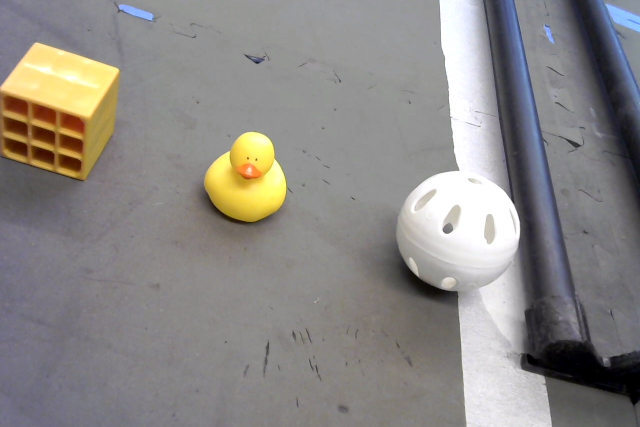
#> input picture pics/elements.jpg, 1280 x 853 px (shown at 1/2 size); its folder holds only this picture in this run
$ python main.py
#> lines starting #> are read from the running program, lines starting #| are printed output that depends on the picture; after the words box and inside, x2 and y2 are one past the last pixel; in counts of white or black regions, pixels touching at a corner belong together
### ImPrep.py
import math
from time import sleep
import cv2 as cv
import numpy as np
from matplotlib import pyplot as plt

from ImProc import ImProc


'''
this class prepares images to be processed by 'ImProc'

1. load the picture
2. resize the picture, downscaling it to ten percent
3. convert the picture's normal opencv color (BGR) to HLS
4. process the image targeting a specific HLS band of color
5. that hls band of color is saved to a new greyscale image which
    has that color significantly highlighted and the rest dimmed (the
    rest is dimmed as not to mess up the fourier transform)
'''
class ImPrep:
    def __init__(self):
        pass


    def loadpic(self, filename):
#> called with filename = 'elements.jpg'
        return cv.imread('./pics/' + filename, cv.IMREAD_UNCHANGED)
#> returned value is the input picture: shape (853, 1280, 3); mean B, G, R 133.1, 135.6, 138.9


    def resizePic(self, img, percent):
#> called with percent = 10
        width = int(img.shape[1] * percent / 100)
#> width = 128
        height = int(img.shape[0] * percent / 100)
#> height = 85
        dim = (width, height)
#> dim = (128, 85)
        # resize image
        return cv.resize(img, dim, interpolation = cv.INTER_AREA)
#> returned value: shape (85, 128, 3)

    def recolorHLS(self, img):
        return cv.cvtColor(img, cv.COLOR_BGR2HLS)

    def recolorGRAY(self, img):
        return cv.cvtColor(img, cv.COLOR_BGR2GRAY)

    def processForColorBGR(self, img, hmax=44, hmin=19, lmax=0.892, lmin=0.525, smax=1, smin=0.736):
#> called with hmax = 44, hmin = 19, lmax = 0.892, lmin = 0.525, smax = 1, smin = 0.736
        img = self.recolorHLS(img)
#> in recolorHLS, `return cv.cvtColor(img, cv.COLOR_BGR2HLS)`: returned value: shape (85, 128, 3); mean of channels 0, 1, 2 71.5, 135.9, 25.7
        newIm = self.recolorGRAY(img)
        for i in range(len(img)):
            for e in range(len(img[i])):
                j = img[i][e]
                print(j)
                if (
                    j[0] < hmax and j[0] > hmin and
                    j[1]/255 < lmax and j[1]/255 > lmin and
                    j[2]/255 < smax and j[2]/255 > smin ):
                    newIm[i][e] = 200
                else:
                    newIm[i][e] /= 1000 # setting to 0 messes up the forier transform
#> this loop made 85 passes
#> (printed output is left out)
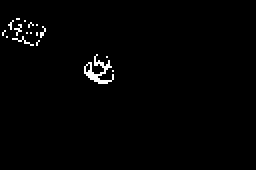
#> newIm: shape (85, 128) (shown 2 times larger); values 0 (black) and 200 (white), 1.3% white in thin lines or dots, all inside (x1, y1, x2, y2) = (1, 9, 57, 42)
#> in format_for_display, `return 20*np.log(np.abs(fshift))`:
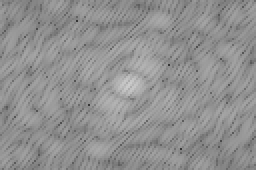
#> returned value: shape (85, 128) float64 (shown 2 times larger); min 53.05, max 204.5, mean 145.4

        return newIm


### ImProc.py
import numpy as np
from matplotlib import pyplot as plt
import cv2 as cv


'''
this class does all the hard work with processing the image

1. fourier transforms the input image
2. formats that transform for viewing
3. low pass filters the fourier transform (it gets rid of the fine details of the input leaving only blurry edges)
4. formats that low pass for viewing
5. takes the low pass and turns it back into a blurry form of the input
6. formats that de-fourier transformed image for viewing
5. takes the formatted low pass and calculates its discrete derivative (just imagive a derivative, but of an image)
6. formats the derivative for viewing

NOTE: there are some unused functions like bandpass, inv-bandpass, and highpass that are not used.
'''
class ImProc:
    def __init__(self):
        self.on = True

    def forier(self, arr):
        f = np.fft.fft2(arr)
        # transform the fft for better viewing
        fshift = np.fft.fftshift(f)
        return fshift

    def deforier(self, fshift):
        fushift = np.fft.ifftshift(fshift)
        fs = np.fft.ifft2(fushift)
        return fs
    #blur
    def lowpass(self, fshift, scale=10):
#> called with fshift = array of shape (85, 128), scale = 10
        i, e = 0, 0
        for i in range(len(fshift)):
            for e in range(len(fshift[i])):
                print(i, e, fshift[i][e])
                if pow(e-len(fshift[i])/2,2)+pow(i-len(fshift)/2,2)>scale:
                    fshift[i][e] = 0.001
        return fshift

    #derivative
    # [28 lines left out: functions bandpass, invbandpass, highpass, not called in this run]

    def format_for_display(self, fshift):
        return 20*np.log(np.abs(fshift))

    def imgDerivative(self, demag_spec):
        scale = 1
        delta = 0
        ddepth = cv.CV_16S
        grad_x = cv.Sobel(demag_spec, ddepth, 1, 0, ksize=3, scale=scale, delta=delta, borderType=cv.BORDER_DEFAULT)
        grad_y = cv.Sobel(demag_spec, ddepth, 0, 1, ksize=3, scale=scale, delta=delta, borderType=cv.BORDER_DEFAULT)

        abs_grad_x = cv.convertScaleAbs(grad_x)
        abs_grad_y = cv.convertScaleAbs(grad_y)
        derivative = cv.addWeighted(abs_grad_x, 0.5, abs_grad_y, 0.5, 0)
        return derivative

### ImMaxer.py
import math
import heapq


'''
this class takes a processed image and it's derivative and finds the points that an object is over

1. loop through the derivative looking for points in which
    d/dx = 0 but f(x) is high (this means that you look for a
    point at which there is a bright color and is in the middle of
    a pseudo-elliptical gradient created by the blurred color)
2. append each of those coordinates and values to a list
3. loop through those maxes and choose the largest ones
4. create an image to display what we have found
'''
class ImMaxer:
    def __init__(self):
        pass

    def maxValues(self, derivative, demag_spec, number, threshold):
        allMaxes = []
        maxCoords = []
        for i in range(len(derivative)):
            for e in range(len(derivative[i])):
                if derivative[i][e] >= 0 and derivative[i][e] <= 1: # possibly switch to within a threshold of zero if it works better that way
                    if demag_spec[i][e] >= threshold:
                        maxCoords.append([e, i])
                        allMaxes.append(abs(math.floor(demag_spec[i][e])))
                        print('mc: ', demag_spec[i][e])
        selectedMaxes = []
        for i in range(number):
            #selectedMaxes.append(heapq.nlargest(number, range(len(allMaxes)), key=allMaxes.__getitem__))
            if(len(heapq.nlargest(number, range(len(allMaxes)), key=allMaxes.__getitem__)) > i):
                idx = heapq.nlargest(number, range(len(allMaxes)), key=allMaxes.__getitem__)[i]
                selectedMaxes.append(maxCoords[idx])
                print('sel!')
        print(allMaxes)
        print(selectedMaxes)
        return selectedMaxes


    def createMaxesImage(self, newImg, selectedMaxes):
        emt=[]
        for i in range(len(newImg)):
            newList = []
            for e in range(len(newImg[0])):
                newList.append(0)
            emt.append(newList)

        for i in selectedMaxes:
            emt[i[1]][i[0]] = 255
        return emt

    def noDupes(self, selectedMaxes, distance):
        for targetMax in selectedMaxes:
            for otherMaxes in selectedMaxes:
                if targetMax == otherMaxes: continue

                if abs(targetMax[0]-otherMaxes[0]) <= distance or abs(targetMax[1]-otherMaxes[1]) <= distance:
                    selectedMaxes.remove(otherMaxes)

        return selectedMaxes


### main.py
import cv2 as cv
import numpy as np
from matplotlib import pyplot as plt
from ImMaxer import ImMaxer
from ImPrep import ImPrep
from ImProc import ImProc

'''
this program takes an image and finds where objects of a certain color are in frame

it uses fft applied to images and filters on their transforms

this program I consider relatively fast for python, especially considering the
alternative being checking each pixel then applying kernel based processing

NOTE: make sure all your libraries are installed before running, this includes the
      ones that are in 'ImMaxer.py' 'ImPrep.py' and 'ImProc.py'
'''

# for later when rendering images
fig = plt.figure()
def loadim(arr, title, x, y, num):
    ax = fig.add_subplot(y,x,num)
    ax.imshow(arr, cmap='gray')
    plt.title(title)
    plt.xticks([])
    plt.yticks([])

# prepare image
prep = ImPrep()

img = prep.loadpic("elements.jpg")

resized = prep.resizePic(img, 128/len(img[0]) * 100 )

newIm = prep.processForColorBGR(resized)

print('forier')

# do the fft shit
proc = ImProc()

fshift = proc.forier(newIm)

premag_spec = proc.format_for_display(fshift)

# processing (low pass for blur)
lshift = proc.lowpass(fshift=fshift, scale=10)
magnitude_spectrum = proc.format_for_display(lshift)

# defft
fs = proc.deforier(lshift)
demag_spec = np.abs(fs) # this returns negative values, so abs
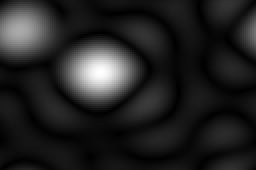
#> demag_spec: shape (85, 128) float64 (shown 2 times larger); min 0.0153, max 39.6, mean 5.4; drawn with min black and max white


# calculte the derivative of the image (https://docs.opencv.org/3.4/d2/d2c/tutorial_sobel_derivatives.html)
derivative = proc.imgDerivative(demag_spec)
#> in imgDerivative, `grad_x = cv.Sobel(demag_spec, ddepth, 1, 0, ksize=3, scale=scale, delt..`:
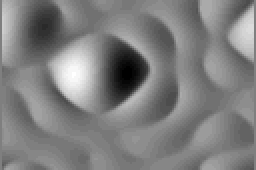
#> grad_x: shape (85, 128) int16 (shown 2 times larger); min -18, max 18, mean -0.0523; drawn with min black and max white
#> in imgDerivative, `grad_y = cv.Sobel(demag_spec, ddepth, 0, 1, ksize=3, scale=scale, delt..`:
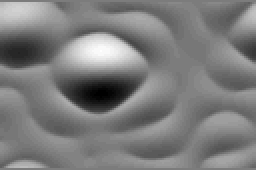
#> grad_y: shape (85, 128) int16 (shown 2 times larger); min -22, max 23, mean 0; drawn with min black and max white
#> in imgDerivative, `derivative = cv.addWeighted(abs_grad_x, 0.5, abs_grad_y, 0.5, 0)`:
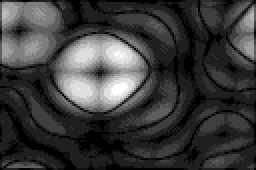
#> derivative: shape (85, 128) (shown 2 times larger); min 0, max 16, mean 3.78; drawn with min black and max white

# get those maxes
maxer = ImMaxer()

selectedMaxes = maxer.maxValues(derivative, demag_spec, 4, 20) # optimal threshold and number depends on image conditions (haha 420)
#> the loop in maxValues, `for i in range(len(derivative)):` made 85 passes
#> after the loop in maxValues, `for i in range(len(derivative)):`: allMaxes = [26, 26, 26, 26, 39, 39]; maxCoords = [[8, 15], [9, 15], [10, 15], [9, 16], [49, 36], [50, 36]]
#> the loop in maxValues, `for i in range(number):` made 4 passes
#> idx on passes 1 to 4: 4, 5, 0, 1
#> after the loop in maxValues, `for i in range(number):`: selectedMaxes = [[49, 36], [50, 36], [8, 15], [9, 15]]
#> selectedMaxes = [[49, 36], [50, 36], [8, 15], [9, 15]]
selectedMaxes = maxer.noDupes(selectedMaxes, 1) # distance depends on other factors
#> the loop in noDupes, `for targetMax in selectedMaxes:` made 2 passes
#> after the loop in noDupes, `for targetMax in selectedMaxes:`: selectedMaxes = [[49, 36], [8, 15]]
#> selectedMaxes = [[49, 36], [8, 15]]

emt=maxer.createMaxesImage(newIm, selectedMaxes)
#> the loop in createMaxesImage, `for i in range(len(newImg)):` made 85 passes
#> after the loop in createMaxesImage, `for i in range(len(newImg)):`: emt = 85 items
#> the loop in createMaxesImage, `for i in selectedMaxes:` made 2 passes
#> emt = 85 items


#draw images

#input image
loadim(newIm, "Original Image", 3, 2, 1)
#fourier transform of input image
loadim(premag_spec, "Forier Transformed Image", 3, 2, 2)
#filter of fourier transform image
loadim(magnitude_spectrum, "Filtered Forier Transform", 3, 2, 3)
#reverted image from fourier transform filter (blurred)
loadim(demag_spec, "Reverted Image", 3, 2, 4)
#derivative of blurred image
loadim(derivative, "derivative", 3, 2, 6)
#target points image
loadim(emt, "targets", 3, 2, 5)

plt.show()
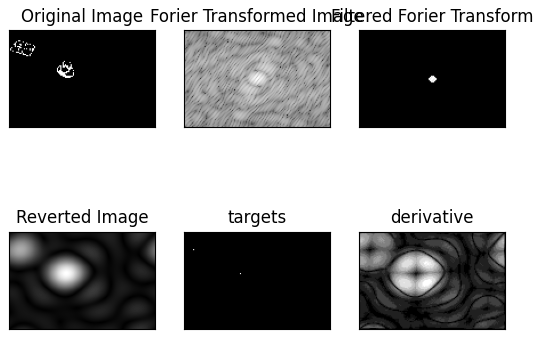
#> figure drawn by matplotlib, 6 panels
